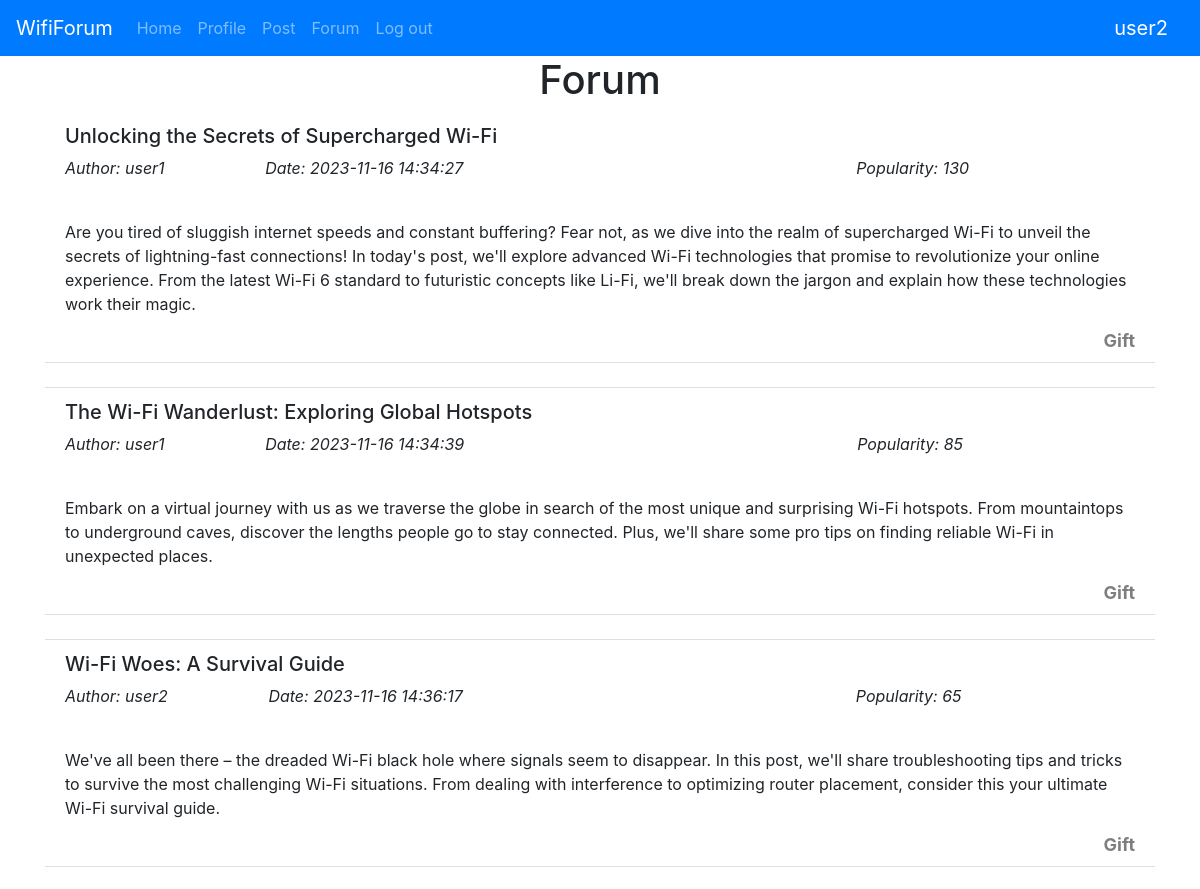
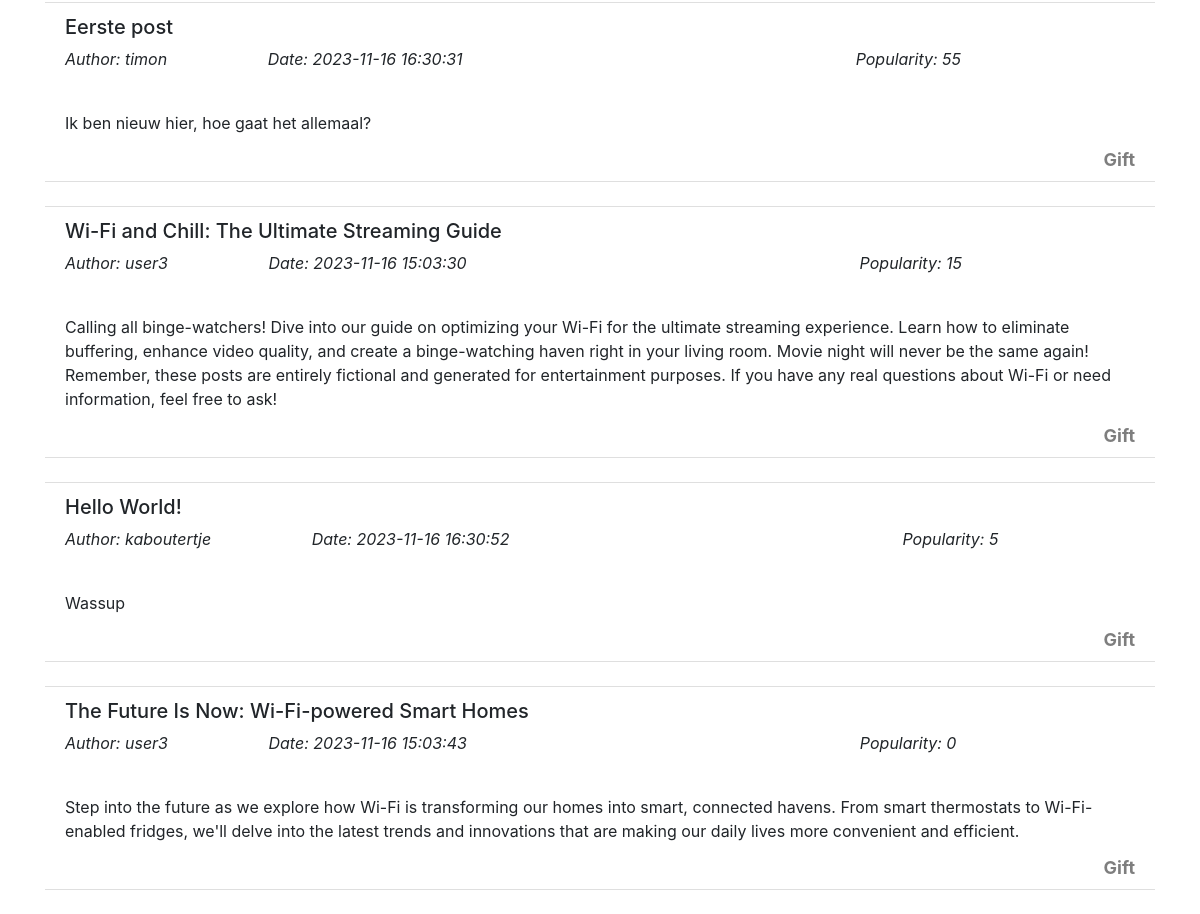
The page /forum (signed in) on the database its author committed (2 pictures, top to bottom).
### website/models.py (models this page shows)
class User(db.Model, UserMixin):
    id = db.Column(db.Integer, primary_key=True)
    email = db.Column(db.String(150), unique=True)
    password = db.Column(db.String(150))
    username = db.Column(db.String(150), unique=True)
    credit = db.Column(db.Integer)
    posts = db.relationship('Post')

class Post(db.Model):
    id = db.Column(db.Integer, primary_key=True)
    username = db.Column(db.String(150))
    title = db.Column(db.String(255))
    content = db.Column(db.Text)
    date = db.Column(db.DateTime(timezone=True), default=func.now())
    user_id = db.Column(db.Integer, db.ForeignKey('user.id'))
    credit = db.Column(db.Integer)

### website/views.py (the view)
@view.route('/forum', methods=['GET'])
def forum():
    username = request.form.get('username')
    posts = Post.query.order_by(desc(Post.credit)).all()
    return render_template('forum.html', user=current_user, posts=posts)

### website/__init__.py (called while the page is built)
def create_app():
    app = Flask(__name__)
    app.config['SECRET_KEY'] = 'abc' #Dit zorgt voor een encryptie van de data cookies en sessie data, je kan dit ook gwn disablen als het problemen veroorzaakt
    app.config['SQLALCHEMY_DATABASE_URI'] = f'sqlite:///{DB_NAME}'
    db.init_app(app)
    from .views import view
    from .auth import auth
    app.register_blueprint(view, url_prefix='/')
    app.register_blueprint(auth, url_prefix='/')
    from .models import User, Post
    create_database(app)
    login_manager = LoginManager()
    login_manager.login_view = 'auth.login'
    login_manager.init_app(app)
    @login_manager.user_loader
    def load_user(id):
        return User.query.get(int(id))
    return app

### website/templates/forum.html (shortened to what this page needs)
{% extends "base.html" %} {% block title %}Forum{% endblock %} {% block
content%}
<h1 align="center">Forum</h1>
<ul class="list-group list-group-flush" id="notes">
  {% for post in posts %}
  <li class="list-group-item">
    <h5>{{ post.title }}</h5>
    <p>
      <i
        >Author: {{ post.username }} &emsp;&emsp;&emsp;&emsp;&emsp;&emsp;Date:
        {{post.date}}
        &emsp;&emsp;&emsp;&emsp;&emsp;&emsp;&emsp;&emsp;&emsp;&emsp;&emsp;&emsp;&emsp;&emsp;&emsp;&emsp;&emsp;&emsp;&emsp;&emsp;&emsp;&emsp;&emsp;&emsp;
        Popularity: {{post.credit}}
      </i>
    </p>
    <br />
    <p>{{ post.content }}</p>
    <button
      class="close"
      style="font-size: 18px"
      type="button"
      onClick="donation({{ post.id }})"
    >
      Gift
    </button>
  </li>
  <br />{% endfor %}
</ul>
{% endblock %}

### website/templates/base.html (shortened to what this page needs)
<!DOCTYPE html>
<html>
  <head>
    <link
      rel="stylesheet"
      href="https://stackpath.bootstrapcdn.com/bootstrap/4.4.1/css/bootstrap.min.css"
    />
    <link
      rel="stylesheet"
      href="https://stackpath.bootstrapcdn.com/font-awesome/4.7.0/css/font-awesome.min.css"
    />
  </head>
  <body>
    <nav class="navbar navbar-expand-lg navbar-dark bg-primary">
      <a class="navbar-brand" href="#">WifiForum</a>
      <div class="'collapse navbar-collapse" id="navbar">
        <div class="navbar-nav">
          {% if user.is_authenticated %}
          <a class="nav-item nav-link" id="home" href="/"> Home </a>
          <a class="nav-item nav-link" id="profile" href="/profile">
            Profile
          </a>
          <a class="nav-item nav-link" id="post" href="/post"> Post </a>
          <a class="nav-item nav-link" id="logout" href="/forum"> Forum </a>
          <a class="nav-item nav-link" id="logout" href="/logout"> Log out </a>
          {% else %}
          <a class="nav-item nav-link" id="home" href="/"> Home </a>
          <a class="nav-item nav-link" id="login" href="/login"> Login </a>
          <a class="nav-item nav-link" id="sign-up" href="/signup"> Signup </a>
          {% endif %}
        </div>
      </div>
      <div class="topnav-right">
        {% if user.is_authenticated %}
        <a class="navbar-brand" href="/profile">{{user.username}}</a>
        {% endif %}
      </div>
    </nav>
    <div class="container">{%block content%} {%endblock %}</div>
  </body>
</html>

### rows shown on the page
User: username "user2"
Post: title "Unlocking the Secrets of Supercharged Wi-Fi", username "user1", date "2023-11-16 14:34:27", credit "130", content "Are you tired of sluggish internet speeds and constant buffering? Fear not, as we dive into the realm of supercharged Wi-Fi to unveil the secrets of lightning-fast connections! In today's post, we'll explore advanced Wi-Fi technologies that promise to revolutionize your online experience. From the latest Wi-Fi 6 standard to futuristic concepts like Li-Fi, we'll break down the jargon and explain how these technologies work their magic."
Post: title "The Wi-Fi Wanderlust: Exploring Global Hotspots", username "user1", date "2023-11-16 14:34:39", credit "85", content "Embark on a virtual journey with us as we traverse the globe in search of the most unique and surprising Wi-Fi hotspots. From mountaintops to underground caves, discover the lengths people go to stay connected. Plus, we'll share some pro tips on finding reliable Wi-Fi in unexpected places."
Post: title "Wi-Fi Woes: A Survival Guide", username "user2", date "2023-11-16 14:36:17", credit "65", content "We've all been there – the dreaded Wi-Fi black hole where signals seem to disappear. In this post, we'll share troubleshooting tips and tricks to survive the most challenging Wi-Fi situations. From dealing with interference to optimizing router placement, consider this your ultimate Wi-Fi survival guide."
Post: title "Eerste post", username "timon", date "2023-11-16 16:30:31", credit "55", content "Ik ben nieuw hier, hoe gaat het allemaal?"
Post: title "Wi-Fi and Chill: The Ultimate Streaming Guide", username "user3", date "2023-11-16 15:03:30", credit "15", content "Calling all binge-watchers! Dive into our guide on optimizing your Wi-Fi for the ultimate streaming experience. Learn how to eliminate buffering, enhance video quality, and create a binge-watching haven right in your living room. Movie night will never be the same again! Remember, these posts are entirely fictional and generated for entertainment purposes. If you have any real questions about Wi-Fi or need information, feel free to ask!"
Post: title "Hello World!", username "kaboutertje", date "2023-11-16 16:30:52", credit "5", content "Wassup"
Post: title "The Future Is Now: Wi-Fi-powered Smart Homes", username "user3", date "2023-11-16 15:03:43", credit "0", content "Step into the future as we explore how Wi-Fi is transforming our homes into smart, connected havens. From smart thermostats to Wi-Fi-enabled fridges, we'll delve into the latest trends and innovations that are making our daily lives more convenient and efficient."
